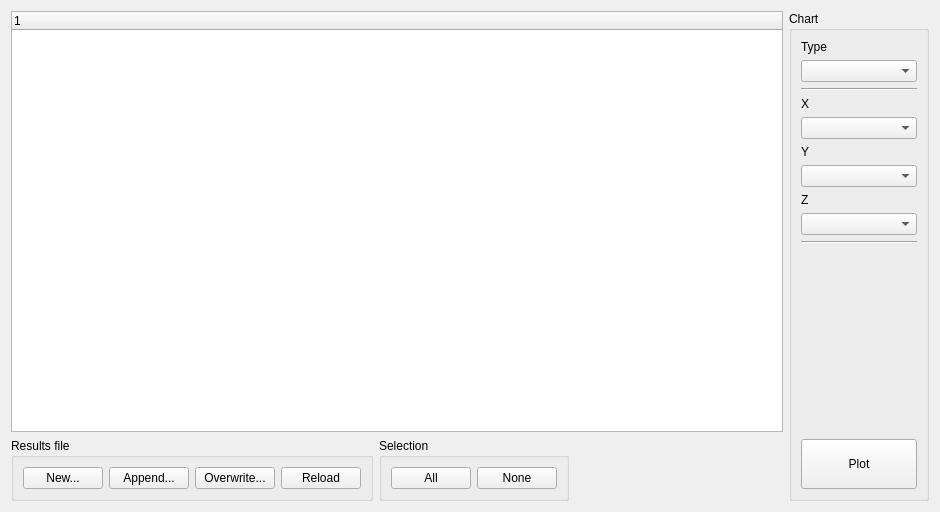
<?xml version="1.0" encoding="UTF-8"?>
<ui version="4.0">
 <class>ResultSelector</class>
 <widget class="QWidget" name="ResultSelector">
  <property name="geometry">
   <rect>
    <x>0</x>
    <y>0</y>
    <width>940</width>
    <height>512</height>
   </rect>
  </property>
  <property name="font">
   <font>
    <pointsize>9</pointsize>
   </font>
  </property>
  <property name="windowTitle">
   <string>Benchmark results</string>
  </property>
  <layout class="QHBoxLayout" name="horizontalLayout_7">
   <item>
    <layout class="QHBoxLayout" name="horizontalLayout_2">
     <item>
      <layout class="QVBoxLayout" name="verticalLayout_4">
       <item>
        <widget class="QTreeWidget" name="treeWidget">
         <column>
          <property name="text">
           <string notr="true">1</string>
          </property>
         </column>
        </widget>
       </item>
       <item>
        <layout class="QHBoxLayout" name="horizontalLayout_5">
         <item>
          <widget class="QGroupBox" name="groupBox_2">
           <property name="font">
            <font>
             <pointsize>9</pointsize>
             <weight>50</weight>
             <bold>false</bold>
            </font>
           </property>
           <property name="autoFillBackground">
            <bool>false</bool>
           </property>
           <property name="title">
            <string>Results file</string>
           </property>
           <property name="flat">
            <bool>false</bool>
           </property>
           <property name="checkable">
            <bool>false</bool>
           </property>
           <layout class="QHBoxLayout" name="horizontalLayout_3">
            <item>
             <widget class="QPushButton" name="pushButtonNew">
              <property name="text">
               <string>New...</string>
              </property>
             </widget>
            </item>
            <item>
             <widget class="QPushButton" name="pushButtonAppend">
              <property name="text">
               <string>Append...</string>
              </property>
             </widget>
            </item>
            <item>
             <widget class="QPushButton" name="pushButtonOverwrite">
              <property name="text">
               <string>Overwrite...</string>
              </property>
             </widget>
            </item>
            <item>
             <widget class="QPushButton" name="pushButtonReload">
              <property name="text">
               <string>Reload</string>
              </property>
             </widget>
            </item>
           </layout>
          </widget>
         </item>
         <item>
          <widget class="QGroupBox" name="groupBox_3">
           <property name="font">
            <font>
             <pointsize>9</pointsize>
            </font>
           </property>
           <property name="title">
            <string>Selection</string>
           </property>
           <property name="flat">
            <bool>false</bool>
           </property>
           <layout class="QHBoxLayout" name="horizontalLayout_6">
            <item>
             <widget class="QPushButton" name="pushButtonSelectAll">
              <property name="text">
               <string>All</string>
              </property>
             </widget>
            </item>
            <item>
             <widget class="QPushButton" name="pushButtonSelectNone">
              <property name="text">
               <string>None</string>
              </property>
             </widget>
            </item>
           </layout>
          </widget>
         </item>
         <item>
          <spacer name="horizontalSpacer_2">
           <property name="orientation">
            <enum>Qt::Horizontal</enum>
           </property>
           <property name="sizeHint" stdset="0">
            <size>
             <width>40</width>
             <height>20</height>
            </size>
           </property>
          </spacer>
         </item>
        </layout>
       </item>
      </layout>
     </item>
     <item>
      <widget class="QGroupBox" name="groupBox">
       <property name="minimumSize">
        <size>
         <width>140</width>
         <height>0</height>
        </size>
       </property>
       <property name="font">
        <font>
         <pointsize>9</pointsize>
         <weight>50</weight>
         <bold>false</bold>
        </font>
       </property>
       <property name="title">
        <string>Chart</string>
       </property>
       <property name="flat">
        <bool>false</bool>
       </property>
       <layout class="QVBoxLayout" name="verticalLayout_2">
        <item>
         <widget class="QLabel" name="label_4">
          <property name="font">
           <font>
            <weight>50</weight>
            <bold>false</bold>
           </font>
          </property>
          <property name="text">
           <string>Type</string>
          </property>
         </widget>
        </item>
        <item>
         <widget class="QComboBox" name="comboBoxType">
          <property name="font">
           <font>
            <weight>50</weight>
            <bold>false</bold>
           </font>
          </property>
         </widget>
        </item>
        <item>
         <widget class="Line" name="line">
          <property name="orientation">
           <enum>Qt::Horizontal</enum>
          </property>
         </widget>
        </item>
        <item>
         <widget class="QLabel" name="label">
          <property name="font">
           <font>
            <pointsize>9</pointsize>
            <weight>50</weight>
            <bold>false</bold>
           </font>
          </property>
          <property name="text">
           <string>X</string>
          </property>
         </widget>
        </item>
        <item>
         <widget class="QComboBox" name="comboBoxX">
          <property name="font">
           <font>
            <pointsize>9</pointsize>
            <weight>50</weight>
            <bold>false</bold>
           </font>
          </property>
         </widget>
        </item>
        <item>
         <widget class="QLabel" name="label_2">
          <property name="font">
           <font>
            <pointsize>9</pointsize>
            <weight>50</weight>
            <bold>false</bold>
           </font>
          </property>
          <property name="text">
           <string>Y</string>
          </property>
         </widget>
        </item>
        <item>
         <widget class="QComboBox" name="comboBoxY">
          <property name="font">
           <font>
            <pointsize>9</pointsize>
            <weight>50</weight>
            <bold>false</bold>
           </font>
          </property>
         </widget>
        </item>
        <item>
         <widget class="QLabel" name="label_3">
          <property name="font">
           <font>
            <pointsize>9</pointsize>
            <weight>50</weight>
            <bold>false</bold>
           </font>
          </property>
          <property name="text">
           <string>Z</string>
          </property>
         </widget>
        </item>
        <item>
         <widget class="QComboBox" name="comboBoxZ">
          <property name="font">
           <font>
            <pointsize>9</pointsize>
            <weight>50</weight>
            <bold>false</bold>
           </font>
          </property>
         </widget>
        </item>
        <item>
         <widget class="Line" name="line_2">
          <property name="orientation">
           <enum>Qt::Horizontal</enum>
          </property>
         </widget>
        </item>
        <item>
         <spacer name="verticalSpacer">
          <property name="orientation">
           <enum>Qt::Vertical</enum>
          </property>
          <property name="sizeHint" stdset="0">
           <size>
            <width>20</width>
            <height>40</height>
           </size>
          </property>
         </spacer>
        </item>
        <item>
         <widget class="QPushButton" name="pushButtonPlot">
          <property name="minimumSize">
           <size>
            <width>0</width>
            <height>50</height>
           </size>
          </property>
          <property name="font">
           <font>
            <pointsize>9</pointsize>
            <weight>50</weight>
            <bold>false</bold>
           </font>
          </property>
          <property name="text">
           <string>Plot</string>
          </property>
         </widget>
        </item>
       </layout>
      </widget>
     </item>
    </layout>
   </item>
  </layout>
 </widget>
 <resources/>
 <connections/>
</ui>
